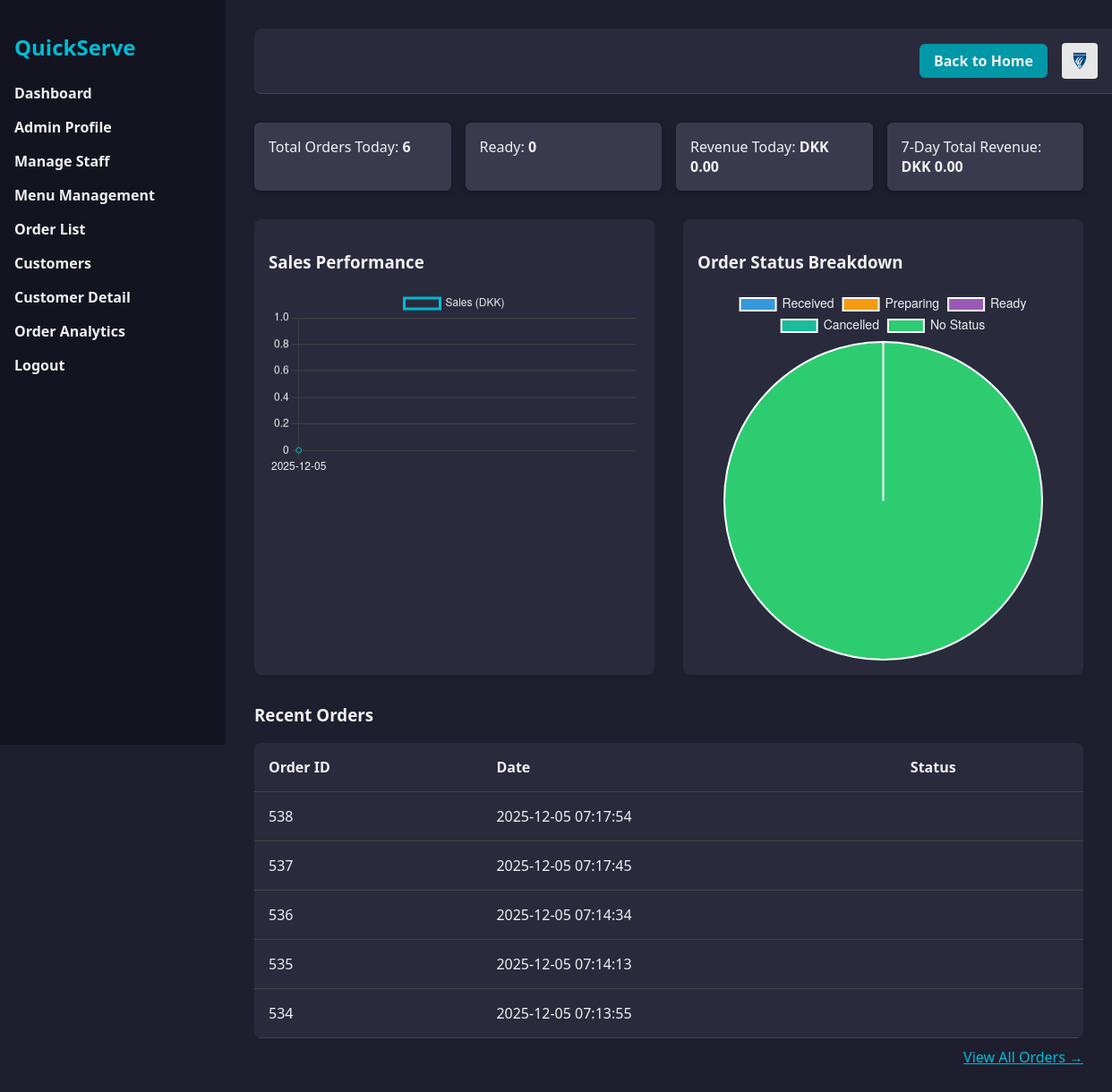
Page /admin/dashboard (signed in) on the committed database.
### tables this page shows
CREATE TABLE `order` (
  `order_id` int(15) UNSIGNED NOT NULL,
  `customer_id` int(6) UNSIGNED NOT NULL,
  `status` varchar(50) DEFAULT NULL,
  `placed_at` datetime NOT NULL DEFAULT current_timestamp(),
  `comments` text DEFAULT NULL,
  `final_amount` decimal(8,2) NOT NULL,
  `waiting_time` int(11) DEFAULT NULL,
  `feedback` text DEFAULT NULL
);

### app/controllers/AdminController.php (called while the page is built, shortened)
<?php
class AdminController
{
   public function dashboard()
{
   $weeklySummary = OrderModel::getLast7DaysSummary();
    $ordersToday = OrderModel::getOrdersByDate(date('Y-m-d'));
    $recentOrders = OrderModel::getRecentOrders();
    $statusCounts = [
        'pending' => 0,
        'received' => 0,
        'preparing' => 0,
        'in progress' => 0,
        'ready' => 0,
        'ready for pickup' => 0,
        'completed' => 0,
        'cancelled' => 0,
        'canceled' => 0,
        'nostatus' => 0,
    ];
    foreach ($ordersToday ?? [] as $order) {
        $status = strtolower(trim($order['status'] ?? 'nostatus'));
        if (array_key_exists($status, $statusCounts)) {
            $statusCounts[$status]++;
        } else {
            $statusCounts['nostatus']++;
        }
    }
    $todayMetrics = [
        'total_orders' => count($ordersToday),
        'status_breakdown' => $statusCounts
    ];
   View::render('admin.dashboard', [
    'stats' => $weeklySummary,
    'weeklySummary' => $weeklySummary,
    'todayMetrics' => $todayMetrics,
    'recentOrders' => $recentOrders
]);
}
}

### index.php (called while the page is built, shortened)
<?php
require_once __DIR__ . '/app/core/Router.php';

### app/models/OrderModel.php (called while the page is built, shortened)
<?php
class OrderModel
{
    public static function getLast7DaysSummary(): array
    {
        try {
            $db = Database::connect();
            $stmt = $db->prepare("
            SELECT
                DATE(placed_at) AS summary_date,
                COUNT(*) AS total_orders,
                SUM(CASE WHEN status IN ('Ready') THEN final_amount ELSE 0 END) AS revenue,
                SUM(CASE WHEN status = 'Cancelled' THEN 1 ELSE 0 END) AS cancelled_orders
            FROM `order`
            WHERE placed_at >= DATE_SUB(CURDATE(), INTERVAL 7 DAY)
              AND (status IS NULL OR status IN ('Received','Preparing','Ready','Cancelled'))
            GROUP BY DATE(placed_at)
            ORDER BY summary_date ASC
        ");
            $stmt->execute();
            return $stmt->fetchAll(PDO::FETCH_ASSOC);
        } catch (PDOException $e) {
            error_log('OrderModel::getLast7DaysSummary error: ' . $e->getMessage());
            return [];
        }
    }
    public static function getOrdersByDate($date): array
    {
        try {
            $db = Database::connect();
            $stmt = $db->prepare("
            SELECT o.order_id, o.status, o.placed_at, o.final_amount, o.waiting_time,
                   o.comments, o.customer_id, c.name AS customer_name
            FROM `order` o
            JOIN customer c ON o.customer_id = c.customer_id
            WHERE DATE(o.placed_at) = :date
            ORDER BY o.placed_at ASC
        ");
            $stmt->execute([':date' => $date]);
            return $stmt->fetchAll(PDO::FETCH_ASSOC);
        } catch (PDOException $e) {
            error_log("OrderModel::getOrdersByDate error: " . $e->getMessage());
            return [];
        }
    }
    public static function getRecentOrders($limit = 5)
    {
        try {
            $db = Database::connect();
            $stmt = $db->prepare("
            SELECT o.order_id, o.status, o.placed_at AS order_date
            FROM `order` o
            ORDER BY o.placed_at DESC
            LIMIT :limit
        ");
            $stmt->bindValue(':limit', $limit, PDO::PARAM_INT);
            $stmt->execute();
            return $stmt->fetchAll(PDO::FETCH_ASSOC);
        } catch (PDOException $e) {
            error_log("OrderModel::getRecentOrders error: " . $e->getMessage());
            return [];
        }
    }
}

### app/views/admin/dashboard.php (the view, shortened to what this page needs)
<?php
$recentOrders = $recentOrders ?? [];
$statusCounts = [
  'Received' => 0,
  'Preparing' => 0,
  'Ready' => 0,
  'Cancelled' => 0,
  'No Status' => 0
];
$today = date('Y-m-d');
foreach ($recentOrders as $order){
  if (!empty($order['order_date']) && substr($order['order_date'], 0, 10) === $today) {
  $status = strtolower(trim($order['status'] ?? ''));
  $normalized = ucfirst($status);
  if (isset($statusCounts[$normalized])) {
    $statusCounts[$normalized]++;
  } else {
    $statusCounts['No Status']++;
  }
}
}
$hasStatusData = array_sum($statusCounts) > 0;
$today = date('Y-m-d');
$revenueToday = 0;
if (!empty($weeklySummary)) {
  foreach ($weeklySummary as $entry) {
    if ($entry['summary_date'] === $today) {
      $revenueToday = (float) ($entry['revenue'] ?? 0);
      break;
    }
  }
}
$totalRevenue = !empty($weeklySummary)
  ? array_sum(array_map(fn($d) => $d['revenue'] ?? 0, $weeklySummary))
  : 0;
?>
<!DOCTYPE html>
<html lang="en">
<head>
  <link rel="stylesheet" href="/quick_serve/assets/css/admin/dashboard.css?v=27" />
</head>
<body>
  <aside class="sidebar">
    <h2>QuickServe</h2>
    <ul>
      <li class="active"><a href="/quick_serve/admin/dashboard">Dashboard</a></li>
      <li><a href="/quick_serve/admin/profile">Admin Profile</a></li>
      <li><a href="/quick_serve/admin/staff/list">Manage Staff</a></li>
      <li><a href="/quick_serve/admin/menu">Menu Management</a></li>
      <li><a href="/quick_serve/admin/order/list">Order List</a></li>
      <li><a href="/quick_serve/admin/customer/list">Customers</a></li>
      <li><a href="/quick_serve/admin/customer/detail">Customer Detail</a></li>
      <li><a href="/quick_serve/admin/order-analytics">Order Analytics</a></li>
      <li><a href="/quick_serve/admin/logout">Logout</a></li>
    </ul>
  </aside>
  <main class="main-content">
   <header class="topbar">
  <div class="top-right">
    <a href="/quick_serve/admin/logout">Back to Home</a>
    <img src="/quick_serve/assets/images/logo/logo.png" class="topbar-logo" alt="QuickServe Logo">
  </div>
</header>
    <section class="metrics">
      <div class="card">Total Orders Today: <strong><?= $todayMetrics['total_orders'] ?></strong></div>
      <div class="card">Ready: <strong><?= $todayMetrics['status_breakdown']['ready'] ?></strong></div>
      <div class="card">Revenue Today: <strong>DKK <?= number_format($revenueToday, 2) ?></strong></div>
      <div class="card">
        7-Day Total Revenue:
        <strong>DKK <?= number_format($totalRevenue, 2) ?></strong>
      </div>
    </section>
    <section class="charts">
      <div class="chart-card">
        <h3>Sales Performance</h3>
        <canvas id="salesChart"></canvas>
      </div>
      <div class="chart-card">
        <h3>Order Status Breakdown</h3>
        <?php if ($hasStatusData): ?>
          <canvas id="statusChart"></canvas>
        <?php else: ?>
          <p style="color: #f0f0f0;">No order status data available for today.</p>
        <?php endif; ?>
      </div>
    </section>
    <section class="orders">
      <h3>Recent Orders</h3>
      <table>
        <thead>
          <tr>
            <th>Order ID</th>
            <th>Date</th>
            <th>Status</th>
          </tr>
        </thead>
        <tbody>
          <?php if (!empty($recentOrders)): ?>
            <?php foreach (array_slice($recentOrders, 0, 5) as $order): ?>
              <tr>
                <td><?= htmlspecialchars($order['order_id']) ?></td>
                <td><?= htmlspecialchars($order['order_date']) ?></td>
                <td class="status <?= strtolower($order['status'] ?? '') ?>">
                </td>
              </tr>
            <?php endforeach; ?>
          <?php else: ?>
            <tr>
              <td colspan="3" style="text-align:center;">No recent orders found.</td>
            </tr>
          <?php endif; ?>
        </tbody>
      </table>
      <p style="text-align:right; margin-top: 10px;">
        <a href="/quick_serve/admin/order/list" style="color:#00bcd4;">View All Orders →</a>
      </p>
    </section>
  </main>
  <script>
    const salesCtx = document.getElementById('salesChart').getContext('2d');
    new Chart(salesCtx, {
      type: 'line',
      data: {
        labels: <?= json_encode(array_column($stats, 'summary_date')) ?>,
        datasets: [{
          label: 'Sales (DKK)',
          data: <?= json_encode(array_map('floatval', array_column($stats, 'revenue'))) ?>,
          borderColor: '#00bcd4',
          backgroundColor: 'transparent',
          tension: 0.3
        }]
      },
      options: {
        responsive: true,
        scales: {
          y: {
            beginAtZero: true,
            ticks: {
              color: '#f0f0f0'
            },
            grid: {
              color: '#444'
            }
          },
          x: {
            ticks: {
              color: '#f0f0f0'
            },
            grid: {
              color: '#444'
            }
          }
        },
        plugins: {
          legend: {
            labels: {
              color: '#f0f0f0'
            }
          }
        }
      }
    });
    <?php if ($hasStatusData): ?>
      const statusCtx = document.getElementById('statusChart').getContext('2d');
      new Chart(statusCtx, {
        type: 'pie',
        data: {
          labels: <?= json_encode(array_keys($statusCounts)) ?>,
          datasets: [{
            data: <?= json_encode(array_values($statusCounts)) ?>,
            backgroundColor: [
              '#3498db', '#f39c12', '#9b59b6', '#1abc9c',
              '#2ecc71', '#e74c3c', '#c0392b', '#95a5a6'
            ]
          }]
        },
        options: {
          plugins: {
            legend: {
              labels: {
                color: '#f0f0f0',
                font: {
                  size: 14
                }
              }
            },
            tooltip: {
              callbacks: {
                label: function(context) {
                  return context.label + ': ' + context.formattedValue + ' orders';
                }
              }
            }
          }
        }
      });
    <?php endif; ?>
  </script>
</body>
</html>

### assets/css/admin/dashboard.css (style rules this page uses)
body { margin: 0; font-family: 'Segoe UI', sans-serif; background-color: #1e1e2f; color: #f0f0f0; display: flex; flex-direction: row; }
.sidebar { width: 220px; background-color: #141421; padding: 1em; height: 100vh; transition: all 0.3s ease; }
.sidebar h2 { color: #00bcd4; margin-bottom: 1em; }
.sidebar ul { list-style: none; padding: 0; }
.sidebar li { margin: 1em 0; }
.sidebar a { color: #f0f0f0; text-decoration: none; font-weight: bold; }
.main-content { flex: 1; padding: 2em; }
.topbar { width: 100%; background-color: #2a2a3d; padding: 1em 2em; border-bottom: 1px solid #444; display: flex; justify-content: flex-end; align-items: center; border-radius: 8px; margin-bottom: 2em; }
.topbar-logo { height: 40px; max-width: 120px; object-fit: contain; margin-right: 1em; border-radius: 4px; }
.topbar .top-right { display: flex; align-items: center; gap: 1em; list-style: none; margin: 0; padding: 0; }
.topbar .top-right a { color: #f0f0f0; text-decoration: none; font-weight: bold; padding: 0.5em 1em; border-radius: 6px; background-color: #0097a7; transition: background 0.3s ease; }
.metrics { display: grid; grid-template-columns: repeat(auto-fit, minmax(200px, 1fr)); gap: 1em; margin-bottom: 2em; }
.card { background-color: #3a3a4f; padding: 1em; border-radius: 6px; box-shadow: 0 2px 6px rgba(0,0,0,0.3); }
.charts { display: grid; grid-template-columns: repeat(auto-fit, minmax(320px, 1fr)); gap: 2em; margin-bottom: 2em; }
.chart-card { background-color: #2a2a3d; padding: 1em; border-radius: 8px; }
.orders table { width: 100%; border-collapse: collapse; background-color: #2a2a3d; border-radius: 8px; overflow: hidden; }
.orders th, .orders td { padding: 1em; text-align: left; border-bottom: 1px solid #444; }
.status { font-weight: bold; padding: 0.3em 0.6em; border-radius: 4px; }

### rows in the picture
order: order_id "538", placed_at "2025-12-05 07:17:54"
order: order_id "537", placed_at "2025-12-05 07:17:45"
order: order_id "536", placed_at "2025-12-05 07:14:34"
order: order_id "535", placed_at "2025-12-05 07:14:13"
order: order_id "534", placed_at "2025-12-05 07:13:55"

### other values in the picture
$todayMetrics['total_orders'] "6"
$todayMetrics['status_breakdown']['ready'] "0"
$revenueToday "0.00"
$totalRevenue "0.00"
chart data {{ json_encode(array_column($stats, 'summary_date')) }} ["2025-12-05"]
chart data {{ json_encode(array_keys($statusCounts)) }} ["Received","Preparing","Ready","Cancelled","No Status"]
chart data {{ json_encode(array_values($statusCounts)) }} [0,0,0,0,5]
